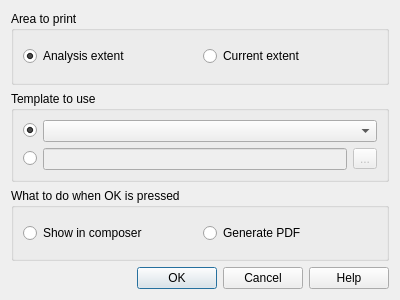
<?xml version="1.0" encoding="UTF-8"?>
<ui version="4.0">
 <class>ImpactReportDialogBase</class>
 <widget class="QDialog" name="ImpactReportDialogBase">
  <property name="geometry">
   <rect>
    <x>0</x>
    <y>0</y>
    <width>400</width>
    <height>300</height>
   </rect>
  </property>
  <property name="windowTitle">
   <string>Impact report</string>
  </property>
  <layout class="QVBoxLayout" name="verticalLayout">
   <item>
    <widget class="QGroupBox" name="groupBox">
     <property name="title">
      <string>Area to print</string>
     </property>
     <layout class="QHBoxLayout" name="horizontalLayout">
      <item>
       <widget class="QRadioButton" name="analysis_extent_radio">
        <property name="text">
         <string>Analysis extent</string>
        </property>
        <property name="checked">
         <bool>true</bool>
        </property>
       </widget>
      </item>
      <item>
       <widget class="QRadioButton" name="current_extent_radio">
        <property name="text">
         <string>Current extent</string>
        </property>
       </widget>
      </item>
     </layout>
    </widget>
   </item>
   <item>
    <widget class="QGroupBox" name="groupBox_2">
     <property name="title">
      <string>Template to use</string>
     </property>
     <layout class="QGridLayout" name="gridLayout">
      <item row="1" column="1">
       <widget class="QLineEdit" name="template_path">
        <property name="enabled">
         <bool>false</bool>
        </property>
       </widget>
      </item>
      <item row="0" column="0">
       <widget class="QRadioButton" name="default_template_radio">
        <property name="text">
         <string/>
        </property>
        <property name="checked">
         <bool>true</bool>
        </property>
       </widget>
      </item>
      <item row="1" column="2">
       <widget class="QToolButton" name="template_chooser">
        <property name="enabled">
         <bool>false</bool>
        </property>
        <property name="text">
         <string>...</string>
        </property>
       </widget>
      </item>
      <item row="0" column="1" colspan="2">
       <widget class="QComboBox" name="template_combo"/>
      </item>
      <item row="1" column="0">
       <widget class="QRadioButton" name="custom_template_radio">
        <property name="text">
         <string/>
        </property>
       </widget>
      </item>
     </layout>
    </widget>
   </item>
   <item>
    <widget class="QGroupBox" name="groupBox_3">
     <property name="title">
      <string>What to do when OK is pressed</string>
     </property>
     <layout class="QHBoxLayout" name="horizontalLayout_2">
      <item>
       <widget class="QRadioButton" name="show_composer_radio">
        <property name="text">
         <string>Show in composer</string>
        </property>
       </widget>
      </item>
      <item>
       <widget class="QRadioButton" name="create_pdf_radio">
        <property name="text">
         <string>Generate PDF</string>
        </property>
       </widget>
      </item>
     </layout>
    </widget>
   </item>
   <item>
    <widget class="QDialogButtonBox" name="buttonBox">
     <property name="orientation">
      <enum>Qt::Horizontal</enum>
     </property>
     <property name="standardButtons">
      <set>QDialogButtonBox::Cancel|QDialogButtonBox::Help|QDialogButtonBox::Ok</set>
     </property>
    </widget>
   </item>
  </layout>
 </widget>
 <resources/>
 <connections>
  <connection>
   <sender>buttonBox</sender>
   <signal>accepted()</signal>
   <receiver>ImpactReportDialogBase</receiver>
   <slot>accept()</slot>
   <hints>
    <hint type="sourcelabel">
     <x>248</x>
     <y>254</y>
    </hint>
    <hint type="destinationlabel">
     <x>157</x>
     <y>274</y>
    </hint>
   </hints>
  </connection>
  <connection>
   <sender>buttonBox</sender>
   <signal>rejected()</signal>
   <receiver>ImpactReportDialogBase</receiver>
   <slot>reject()</slot>
   <hints>
    <hint type="sourcelabel">
     <x>316</x>
     <y>260</y>
    </hint>
    <hint type="destinationlabel">
     <x>286</x>
     <y>274</y>
    </hint>
   </hints>
  </connection>
 </connections>
</ui>
